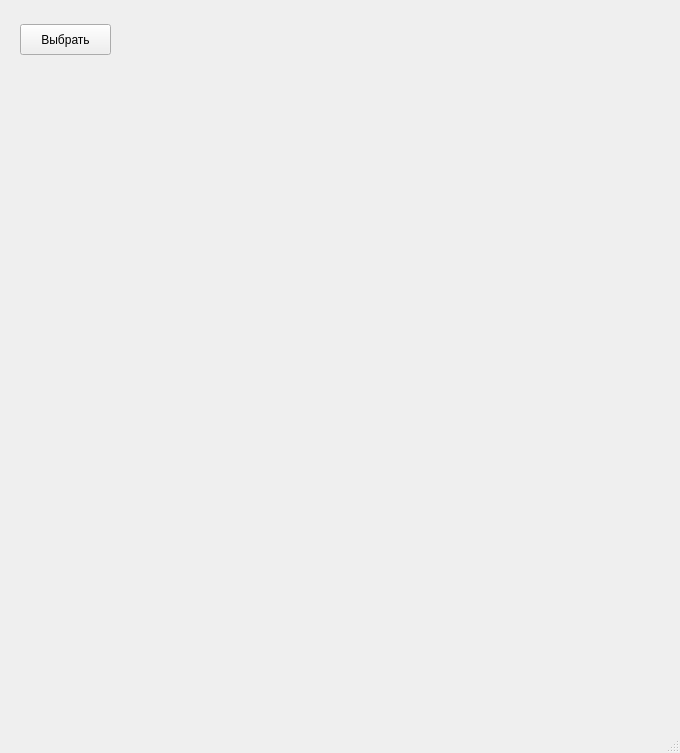
<?xml version="1.0" encoding="UTF-8"?>
<ui version="4.0">
 <class>MainWindow</class>
 <widget class="QMainWindow" name="MainWindow">
  <property name="geometry">
   <rect>
    <x>0</x>
    <y>0</y>
    <width>680</width>
    <height>753</height>
   </rect>
  </property>
  <property name="windowTitle">
   <string>MainWindow</string>
  </property>
  <widget class="QWidget" name="centralwidget">
   <widget class="QLabel" name="label">
    <property name="geometry">
     <rect>
      <x>20</x>
      <y>90</y>
      <width>601</width>
      <height>601</height>
     </rect>
    </property>
    <property name="text">
     <string/>
    </property>
   </widget>
   <widget class="QPushButton" name="pushButton">
    <property name="geometry">
     <rect>
      <x>20</x>
      <y>24</y>
      <width>91</width>
      <height>31</height>
     </rect>
    </property>
    <property name="text">
     <string>Выбрать</string>
    </property>
   </widget>
  </widget>
  <widget class="QMenuBar" name="menubar">
   <property name="geometry">
    <rect>
     <x>0</x>
     <y>0</y>
     <width>680</width>
     <height>22</height>
    </rect>
   </property>
  </widget>
  <widget class="QStatusBar" name="statusbar"/>
 </widget>
 <resources/>
 <connections/>
</ui>
